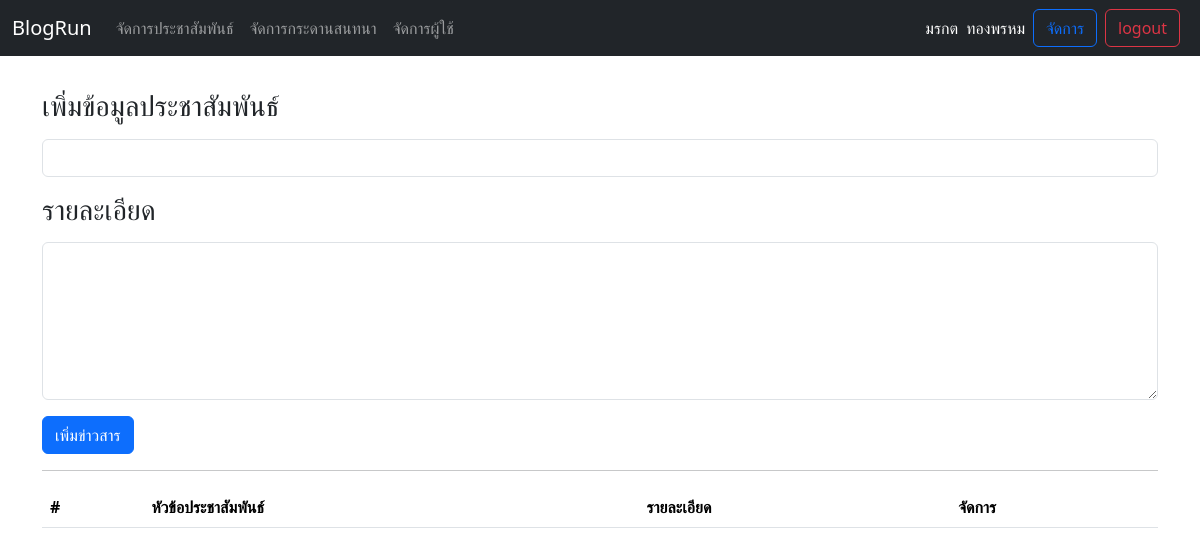
The page /admin/manage_promote.php (signed in) on the database as committed earlier.
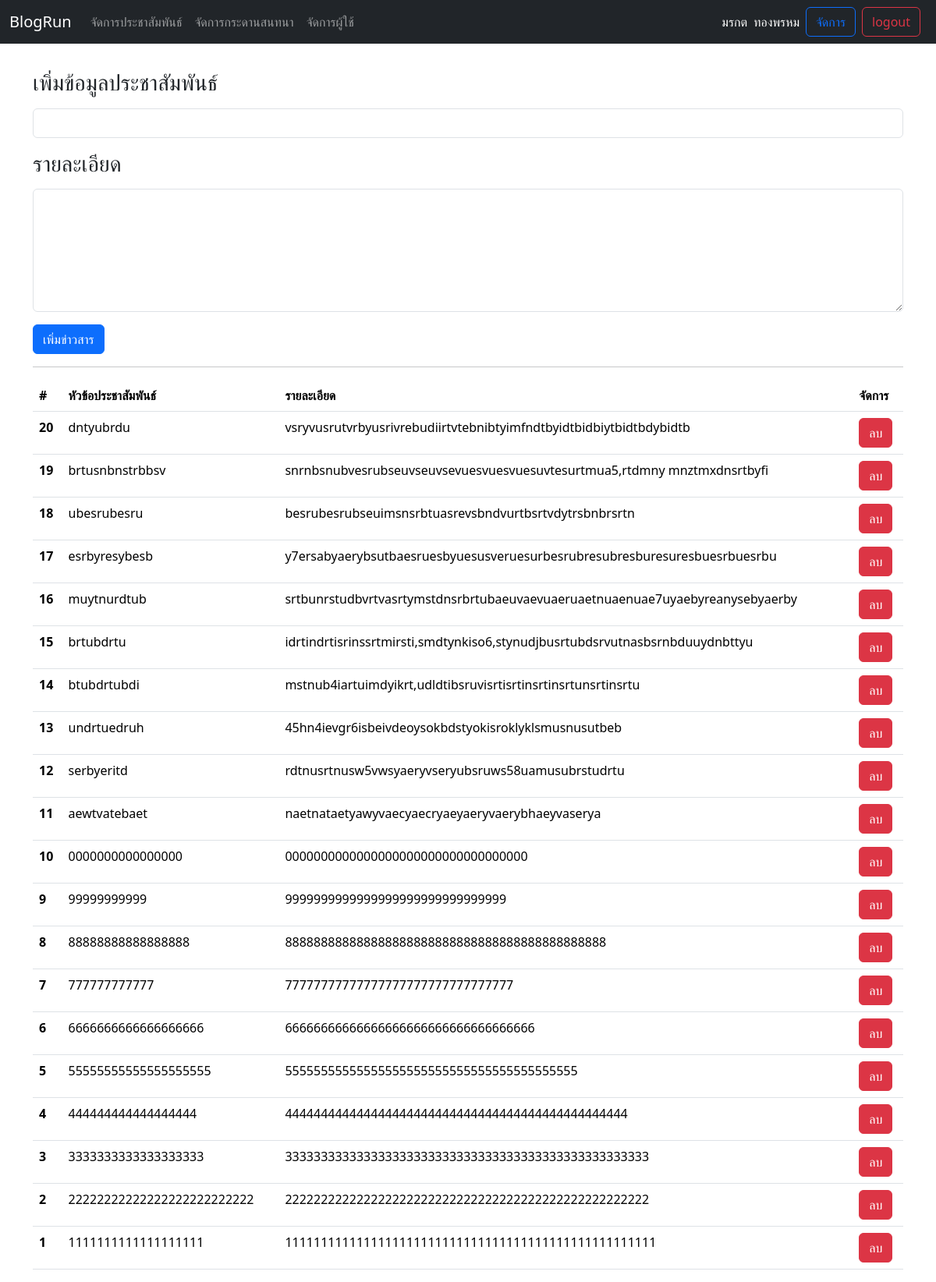
The same page on the database as committed later.
### tables this page shows
CREATE TABLE `promote` (
  `id` int(11) NOT NULL,
  `promote_name` varchar(100) NOT NULL,
  `promote_detail` text NOT NULL
);

### controller/select_promote.php (called while the page is built, shortened)
<?php
$sql = "SELECT * FROM promote ORDER BY id DESC";
$result = $conn->query($sql);

### admin/manage_promote.php (the view, shortened to what this page needs)
<?php
include("../components/head.php");
?>
<body>
  <?php include("../components/navbar.php"); ?>
  <div class="blogrun">
    <div class="col-md-12">
      <form method="post" action="../controller/insert_promote.php">
        <div class="row">
          <div class="col-md-12">
            <div class="mb-3">
              <label class="form-label">
                <h3>เพิ่มข้อมูลประชาสัมพันธ์</h3>
              </label>
              <input type="text" class="form-control" name="promote_name">
            </div>
            <div class="mb-3">
              <label class="form-label">
                <h3>รายละเอียด</h3>
              </label>
              <textarea class="form-control" rows="6" name="promote_detail"></textarea>
            </div>
          </div>
        </div>
        <div class="row">
          <div class="col-md-3">
            <button type="submit" class="btn btn-primary">เพิ่มข่าวสาร</button>
          </div>
        </div>
      </form>
      <hr>
      <div class="row">
        <div class="col-md-12">
          <table class="table">
            <thead>
              <tr>
                <th scope="col">#</th>
                <th scope="col">หัวข้อประชาสัมพันธ์</th>
                <th scope="col">รายละเอียด</th>
                <th scope="col">จัดการ</th>
              </tr>
            </thead>
            <tbody>
              <?php include("../controller/select_promote.php"); ?>
              <?php $i = $result->num_rows; ?>
              <?php if ($result->num_rows > 0) { ?>
                <?php while ($row = $result->fetch_assoc()) { ?>
                  <tr>
                    <th scope="row"><?=$i; ?></th>
                    <td><?= $row["promote_name"]; ?></td>
                    <td><?= $row["promote_detail"]; ?></td>
                    <td><a href="../controller/delete_promote.php?id=<?= $row["id"]; ?>" class="btn btn-danger">ลบ</a></td>
                  </tr>
                <?php $i--; ?>
                <?php } ?>
              <?php } ?>
            </tbody>
          </table>
        </div>
      </div>
    </div>
  </div>
  <?php include("../components/script.php"); ?>
</body>
</html>

Rows that differ between the two databases and show on the page:
added promote: promote_name "dntyubrdu", promote_detail "vsryvusrutvrbyusrivrebudiirtvtebnibtyimfndtbyidtbidbiytbidtbdybidtb"
added promote: promote_name "brtusnbnstrbbsv", promote_detail "snrnbsnubvesrubseuvseuvsevuesvuesvuesuvtesurtmua5,rtdmny mnztmxdnsrtbyfi"
added promote: promote_name "ubesrubesru", promote_detail "besrubesrubseuimsnsrbtuasrevsbndvurtbsrtvdytrsbnbrsrtn"
added promote: promote_name "esrbyresybesb", promote_detail "y7ersabyaerybsutbaesruesbyuesusveruesurbesrubresubresburesuresbuesrbuesrbu"
added promote: promote_name "muytnurdtub", promote_detail "srtbunrstudbvrtvasrtymstdnsrbrtubaeuvaevuaeruaetnuaenuae7uyaebyreanysebyaerby"
added promote: promote_name "brtubdrtu", promote_detail "idrtindrtisrinssrtmirsti,smdtynkiso6,stynudjbusrtubdsrvutnasbsrnbduuydnbttyu"
added promote: promote_name "btubdrtubdi", promote_detail "mstnub4iartuimdyikrt,udldtibsruvisrtisrtinsrtinsrtunsrtinsrtu"
added promote: promote_name "undrtuedruh", promote_detail "45hn4ievgr6isbeivdeoysokbdstyokisroklyklsmusnusutbeb"
added promote: promote_name "serbyeritd", promote_detail "rdtnusrtnusw5vwsyaeryvseryubsruws58uamusubrstudrtu"
added promote: promote_name "aewtvatebaet", promote_detail "naetnataetyawyvaecyaecryaeyaeryvaerybhaeyvaserya"
added promote: promote_name "0000000000000000", promote_detail "0000000000000000000000000000000000"
added promote: promote_name "99999999999", promote_detail "9999999999999999999999999999999"
added promote: promote_name "88888888888888888", promote_detail "888888888888888888888888888888888888888888888"
added promote: promote_name "777777777777", promote_detail "77777777777777777777777777777777"
added promote: promote_name "6666666666666666666", promote_detail "66666666666666666666666666666666666"
added promote: promote_name "55555555555555555555", promote_detail "55555555555555555555555555555555555555555"
added promote: promote_name "444444444444444444", promote_detail "444444444444444444444444444444444444444444444444"
added promote: promote_name "3333333333333333333", promote_detail "333333333333333333333333333333333333333333333333333"
added promote: promote_name "22222222222222222222222222", promote_detail "222222222222222222222222222222222222222222222222222"
added promote: promote_name "1111111111111111111", promote_detail "1111111111111111111111111111111111111111111111111111"
